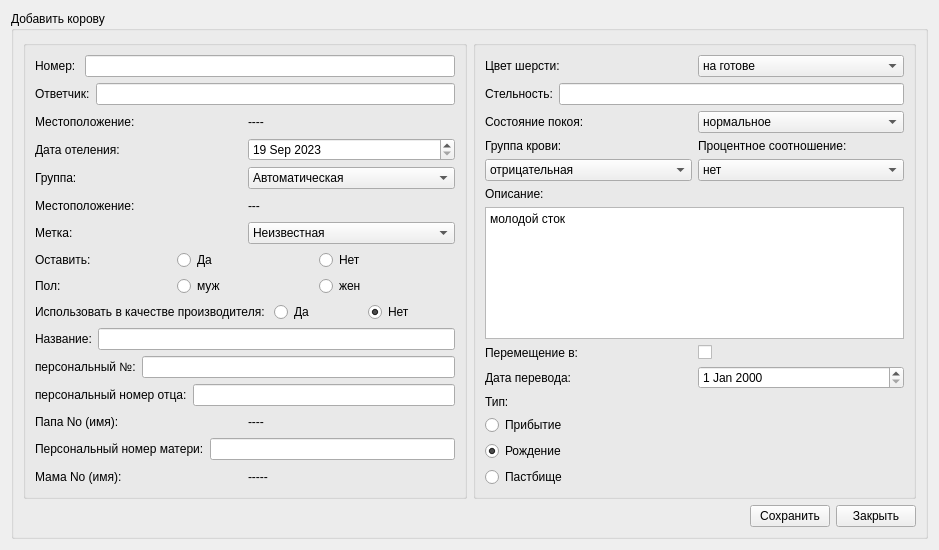
<?xml version="1.0" encoding="UTF-8"?>
<ui version="4.0">
 <class>Form_add_cow</class>
 <widget class="QWidget" name="Form_add_cow">
  <property name="geometry">
   <rect>
    <x>0</x>
    <y>0</y>
    <width>939</width>
    <height>550</height>
   </rect>
  </property>
  <property name="windowTitle">
   <string>Form</string>
  </property>
  <layout class="QVBoxLayout" name="verticalLayout_9">
   <item>
    <widget class="QGroupBox" name="groupBox">
     <property name="title">
      <string>Добавить корову</string>
     </property>
     <layout class="QVBoxLayout" name="verticalLayout">
      <item>
       <layout class="QHBoxLayout" name="horizontalLayout_21">
        <item>
         <widget class="QGroupBox" name="groupBox_3">
          <property name="title">
           <string/>
          </property>
          <layout class="QVBoxLayout" name="verticalLayout_6">
           <item>
            <layout class="QHBoxLayout" name="horizontalLayout_23">
             <item>
              <widget class="QLabel" name="label_25">
               <property name="text">
                <string>Номер: </string>
               </property>
              </widget>
             </item>
             <item>
              <widget class="QLineEdit" name="lineEdit_animal_N"/>
             </item>
            </layout>
           </item>
           <item>
            <layout class="QHBoxLayout" name="horizontalLayout_10">
             <item>
              <widget class="QLabel" name="label_2">
               <property name="text">
                <string>Ответчик:</string>
               </property>
              </widget>
             </item>
             <item>
              <widget class="QLineEdit" name="lineEdit_responder"/>
             </item>
            </layout>
           </item>
           <item>
            <layout class="QHBoxLayout" name="horizontalLayout_6">
             <item>
              <widget class="QLabel" name="label_5">
               <property name="text">
                <string>Местоположение:</string>
               </property>
              </widget>
             </item>
             <item>
              <widget class="QLabel" name="label_location">
               <property name="text">
                <string>----</string>
               </property>
              </widget>
             </item>
            </layout>
           </item>
           <item>
            <layout class="QHBoxLayout" name="horizontalLayout_11">
             <item>
              <widget class="QLabel" name="label_3">
               <property name="text">
                <string>Дата отеления:</string>
               </property>
              </widget>
             </item>
             <item>
              <widget class="QDateEdit" name="dateEdit_birth_date">
               <property name="minimumDateTime">
                <datetime>
                 <hour>0</hour>
                 <minute>0</minute>
                 <second>0</second>
                 <year>2023</year>
                 <month>9</month>
                 <day>19</day>
                </datetime>
               </property>
              </widget>
             </item>
            </layout>
           </item>
           <item>
            <layout class="QHBoxLayout" name="horizontalLayout_12">
             <item>
              <widget class="QLabel" name="label_4">
               <property name="text">
                <string>Группа:</string>
               </property>
              </widget>
             </item>
             <item>
              <widget class="QComboBox" name="comboBox_group">
               <item>
                <property name="text">
                 <string>Автоматическая</string>
                </property>
               </item>
              </widget>
             </item>
            </layout>
           </item>
           <item>
            <layout class="QHBoxLayout" name="horizontalLayout">
             <item>
              <widget class="QLabel" name="label_17">
               <property name="text">
                <string>Местоположение:</string>
               </property>
              </widget>
             </item>
             <item>
              <widget class="QLabel" name="label_location_2">
               <property name="text">
                <string>---</string>
               </property>
              </widget>
             </item>
            </layout>
           </item>
           <item>
            <layout class="QHBoxLayout" name="horizontalLayout_2">
             <item>
              <widget class="QLabel" name="label_6">
               <property name="text">
                <string>Метка:</string>
               </property>
              </widget>
             </item>
             <item>
              <widget class="QComboBox" name="comboBox_label">
               <item>
                <property name="text">
                 <string>Неизвестная</string>
                </property>
               </item>
              </widget>
             </item>
            </layout>
           </item>
           <item>
            <layout class="QHBoxLayout" name="horizontalLayout_3">
             <item>
              <widget class="QLabel" name="label_7">
               <property name="text">
                <string>Оставить:</string>
               </property>
              </widget>
             </item>
             <item>
              <widget class="QRadioButton" name="radioButton_yes">
               <property name="text">
                <string>Да</string>
               </property>
               <property name="checked">
                <bool>false</bool>
               </property>
              </widget>
             </item>
             <item>
              <widget class="QRadioButton" name="radioButton_no">
               <property name="text">
                <string>Нет</string>
               </property>
               <property name="checked">
                <bool>true</bool>
               </property>
              </widget>
             </item>
            </layout>
           </item>
           <item>
            <layout class="QHBoxLayout" name="horizontalLayout_4">
             <item>
              <widget class="QLabel" name="label_8">
               <property name="text">
                <string>Пол:</string>
               </property>
              </widget>
             </item>
             <item>
              <widget class="QRadioButton" name="radioButton_m">
               <property name="text">
                <string>муж</string>
               </property>
               <property name="checked">
                <bool>true</bool>
               </property>
              </widget>
             </item>
             <item>
              <widget class="QRadioButton" name="radioButton_w">
               <property name="text">
                <string>жен</string>
               </property>
              </widget>
             </item>
            </layout>
           </item>
           <item>
            <layout class="QHBoxLayout" name="horizontalLayout_20">
             <item>
              <widget class="QLabel" name="label_11">
               <property name="text">
                <string>Использовать в качестве производителя: </string>
               </property>
              </widget>
             </item>
             <item>
              <widget class="QRadioButton" name="radioButton_use_as_sire_yes">
               <property name="text">
                <string>Да</string>
               </property>
               <property name="checked">
                <bool>false</bool>
               </property>
              </widget>
             </item>
             <item>
              <widget class="QRadioButton" name="radioButton_use_as_sire_no">
               <property name="text">
                <string>Нет</string>
               </property>
               <property name="checked">
                <bool>true</bool>
               </property>
              </widget>
             </item>
            </layout>
           </item>
           <item>
            <layout class="QHBoxLayout" name="horizontalLayout_5">
             <item>
              <widget class="QLabel" name="label_9">
               <property name="text">
                <string>Название:</string>
               </property>
              </widget>
             </item>
             <item>
              <widget class="QLineEdit" name="lineEdit_name"/>
             </item>
            </layout>
           </item>
           <item>
            <layout class="QHBoxLayout" name="horizontalLayout_7">
             <item>
              <widget class="QLabel" name="label_10">
               <property name="text">
                <string>персональный №:</string>
               </property>
              </widget>
             </item>
             <item>
              <widget class="QLineEdit" name="lineEdit_life_no"/>
             </item>
            </layout>
           </item>
           <item>
            <layout class="QHBoxLayout" name="horizontalLayout_8">
             <item>
              <widget class="QLabel" name="label_12">
               <property name="text">
                <string>персональный номер отца:</string>
               </property>
              </widget>
             </item>
             <item>
              <widget class="QLineEdit" name="lineEdit_father_life_number"/>
             </item>
            </layout>
           </item>
           <item>
            <layout class="QHBoxLayout" name="horizontalLayout_9">
             <item>
              <widget class="QLabel" name="label_13">
               <property name="text">
                <string>Папа No (имя):</string>
               </property>
              </widget>
             </item>
             <item>
              <widget class="QLabel" name="label_father_no_name">
               <property name="text">
                <string>----</string>
               </property>
              </widget>
             </item>
            </layout>
           </item>
           <item>
            <layout class="QHBoxLayout" name="horizontalLayout_14">
             <item>
              <widget class="QLabel" name="label_15">
               <property name="text">
                <string>Персональный номер матери:</string>
               </property>
              </widget>
             </item>
             <item>
              <widget class="QLineEdit" name="lineEdit"/>
             </item>
            </layout>
           </item>
           <item>
            <layout class="QHBoxLayout" name="horizontalLayout_13">
             <item>
              <widget class="QLabel" name="label_16">
               <property name="text">
                <string>Мама No (имя):</string>
               </property>
              </widget>
             </item>
             <item>
              <widget class="QLabel" name="label_mother_no_name">
               <property name="text">
                <string>-----</string>
               </property>
              </widget>
             </item>
            </layout>
           </item>
          </layout>
         </widget>
        </item>
        <item>
         <widget class="QGroupBox" name="groupBox_2">
          <property name="title">
           <string/>
          </property>
          <layout class="QVBoxLayout" name="verticalLayout_8">
           <item>
            <layout class="QHBoxLayout" name="horizontalLayout_15">
             <item>
              <widget class="QLabel" name="label_18">
               <property name="text">
                <string>Цвет шерсти:</string>
               </property>
              </widget>
             </item>
             <item>
              <widget class="QComboBox" name="comboBox_mair_color">
               <item>
                <property name="text">
                 <string>на готове</string>
                </property>
               </item>
              </widget>
             </item>
            </layout>
           </item>
           <item>
            <layout class="QHBoxLayout" name="horizontalLayout_16">
             <item>
              <widget class="QLabel" name="label_19">
               <property name="text">
                <string>Стельность:</string>
               </property>
              </widget>
             </item>
             <item>
              <widget class="QLineEdit" name="lineEdit_gestaton"/>
             </item>
            </layout>
           </item>
           <item>
            <layout class="QHBoxLayout" name="horizontalLayout_18">
             <item>
              <widget class="QLabel" name="label_20">
               <property name="text">
                <string>Состояние покоя:</string>
               </property>
              </widget>
             </item>
             <item>
              <widget class="QComboBox" name="comboBox_calm">
               <item>
                <property name="text">
                 <string>нормальное</string>
                </property>
               </item>
              </widget>
             </item>
            </layout>
           </item>
           <item>
            <layout class="QHBoxLayout" name="horizontalLayout_17">
             <item>
              <layout class="QVBoxLayout" name="verticalLayout_2">
               <item>
                <widget class="QLabel" name="label_21">
                 <property name="text">
                  <string>Группа крови:</string>
                 </property>
                </widget>
               </item>
               <item>
                <widget class="QComboBox" name="comboBox_blood_type">
                 <item>
                  <property name="text">
                   <string>отрицательная</string>
                  </property>
                 </item>
                </widget>
               </item>
              </layout>
             </item>
             <item>
              <layout class="QVBoxLayout" name="verticalLayout_3">
               <item>
                <widget class="QLabel" name="label_22">
                 <property name="text">
                  <string>Процентное соотношение:</string>
                 </property>
                </widget>
               </item>
               <item>
                <widget class="QComboBox" name="comboBox_percentage">
                 <item>
                  <property name="text">
                   <string>нет</string>
                  </property>
                 </item>
                </widget>
               </item>
              </layout>
             </item>
            </layout>
           </item>
           <item>
            <layout class="QVBoxLayout" name="verticalLayout_5">
             <item>
              <layout class="QVBoxLayout" name="verticalLayout_4">
               <item>
                <widget class="QLabel" name="label_23">
                 <property name="text">
                  <string>Описание:</string>
                 </property>
                </widget>
               </item>
               <item>
                <widget class="QTextEdit" name="textEdit_description">
                 <property name="html">
                  <string>&lt;!DOCTYPE HTML PUBLIC &quot;-//W3C//DTD HTML 4.0//EN&quot; &quot;http://www.w3.org/TR/REC-html40/strict.dtd&quot;&gt;
&lt;html&gt;&lt;head&gt;&lt;meta name=&quot;qrichtext&quot; content=&quot;1&quot; /&gt;&lt;meta charset=&quot;utf-8&quot; /&gt;&lt;style type=&quot;text/css&quot;&gt;
p, li { white-space: pre-wrap; }
hr { height: 1px; border-width: 0; }
li.unchecked::marker { content: &quot;\2610&quot;; }
li.checked::marker { content: &quot;\2612&quot;; }
&lt;/style&gt;&lt;/head&gt;&lt;body style=&quot; font-family:'Segoe UI'; font-size:9pt; font-weight:400; font-style:normal;&quot;&gt;
&lt;p style=&quot; margin-top:0px; margin-bottom:0px; margin-left:0px; margin-right:0px; -qt-block-indent:0; text-indent:0px;&quot;&gt;молодой сток&lt;/p&gt;
&lt;p style=&quot;-qt-paragraph-type:empty; margin-top:0px; margin-bottom:0px; margin-left:0px; margin-right:0px; -qt-block-indent:0; text-indent:0px;&quot;&gt;&lt;br /&gt;&lt;/p&gt;&lt;/body&gt;&lt;/html&gt;</string>
                 </property>
                </widget>
               </item>
              </layout>
             </item>
             <item>
              <layout class="QHBoxLayout" name="horizontalLayout_19">
               <item>
                <widget class="QLabel" name="label_24">
                 <property name="text">
                  <string>Перемещение в:</string>
                 </property>
                </widget>
               </item>
               <item>
                <widget class="QCheckBox" name="checkBox_transfer">
                 <property name="text">
                  <string/>
                 </property>
                </widget>
               </item>
              </layout>
             </item>
            </layout>
           </item>
           <item>
            <layout class="QHBoxLayout" name="horizontalLayout_22">
             <item>
              <widget class="QLabel" name="label">
               <property name="text">
                <string>Дата перевода:</string>
               </property>
              </widget>
             </item>
             <item>
              <widget class="QDateEdit" name="dateEdit_transition"/>
             </item>
            </layout>
           </item>
           <item>
            <layout class="QVBoxLayout" name="verticalLayout_7">
             <item>
              <widget class="QLabel" name="label_14">
               <property name="text">
                <string>Тип:</string>
               </property>
              </widget>
             </item>
             <item>
              <widget class="QRadioButton" name="radioButton_1_tr">
               <property name="text">
                <string>Прибытие</string>
               </property>
              </widget>
             </item>
             <item>
              <widget class="QRadioButton" name="radioButton_2_born">
               <property name="text">
                <string>Рождение</string>
               </property>
               <property name="checked">
                <bool>true</bool>
               </property>
              </widget>
             </item>
             <item>
              <widget class="QRadioButton" name="radioButton_3_pastbishe">
               <property name="text">
                <string>Пастбище</string>
               </property>
              </widget>
             </item>
            </layout>
           </item>
          </layout>
         </widget>
        </item>
       </layout>
      </item>
      <item>
       <layout class="QHBoxLayout" name="horizontalLayout_24">
        <item>
         <spacer name="horizontalSpacer">
          <property name="orientation">
           <enum>Qt::Horizontal</enum>
          </property>
          <property name="sizeHint" stdset="0">
           <size>
            <width>40</width>
            <height>20</height>
           </size>
          </property>
         </spacer>
        </item>
        <item>
         <widget class="QPushButton" name="pushButton_save">
          <property name="text">
           <string>Сохранить</string>
          </property>
         </widget>
        </item>
        <item>
         <widget class="QPushButton" name="pushButton_close">
          <property name="text">
           <string>Закрыть</string>
          </property>
         </widget>
        </item>
       </layout>
      </item>
     </layout>
    </widget>
   </item>
  </layout>
 </widget>
 <resources/>
 <connections/>
</ui>
